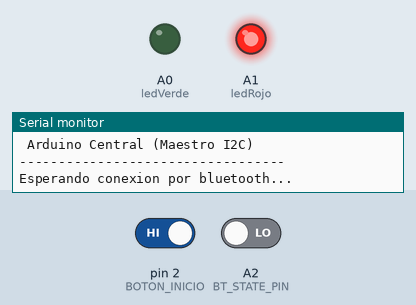
This sketch was run on a simulated Arduino Uno, built with avr-gcc and run on an emulated ATmega328P. On the bench: output pins drawn as LEDs (lit = HIGH), the last lines printed to the serial monitor. Inputs (shaded band) come from the test bench; at power-on: A2 (BT_STATE_PIN) LOW, pin 2 (BOTON_INICIO) HIGH.

Above: at 1.2 s.
1.3 s: A2 (BT_STATE_PIN) driven HIGH
At 2.5 s:
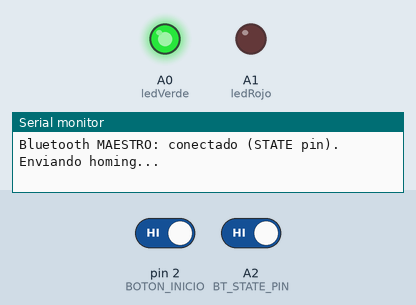
8.5 s: A2 (BT_STATE_PIN) driven LOW
At 9.6 s:
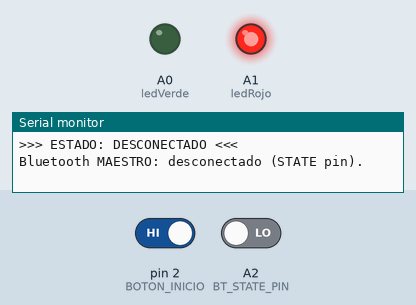
10.1 s: pin 2 (BOTON_INICIO) driven LOW and A2 (BT_STATE_PIN) driven HIGH
At 11.6 s:
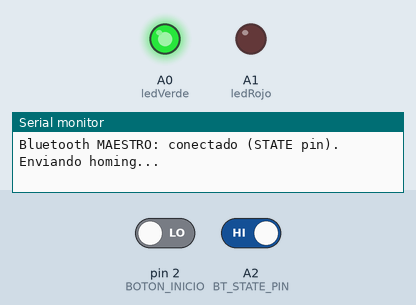
Timing chart, 0 to 13.1 s (numbered marks = the images above; inputs shaded):
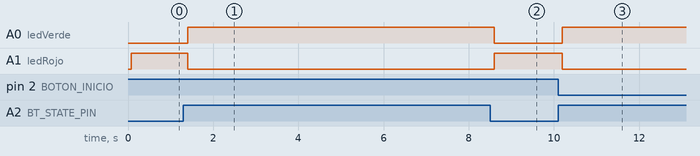

The sketch:

new_tablero.ino
```cpp
// ---------------------------------------------------------------------------------------
// Código para Arduino Nano Central (MAESTRO I2C) - Archivo Único
// Solicita datos de 2 Arduinos de columna (Esclavos I2C, 4 resistencias cada uno)
// y un tercer Arduino (Esclavo I2C, Bloque de Control de 3 resistencias).
// Consolida los valores de resistencia en un array de 11 posiciones.
// Nota: Utilizamos A4 y A5 para la comunicacion I2C con cada columna y con los LEDS de cada ficha.
// El movimiento del robot es en direcciones cardinales fijas (arriba, abajo, izquierda, derecha)
// ---------------------------------------------------------------------------------------

#include <Wire.h>                     // Librería para comunicación I2C
#include <SoftwareSerial.h>           // Libreria para comunicacion Bluetooth
#include <Adafruit_PWMServoDriver.h>  // Librería para el PCA9685 - Controlador de Leds de las fichas

#define BOTON_INICIO 2  // Pin del botón (con resistencia pull-up)

SoftwareSerial mySerial(10, 11); // RX, TX para Bluetooth

// Direcciones I2C de los Arduinos esclavos: Columna 1, Columna 2, Bloque de Control
const int SLAVE_ADDRESSES[] = { 0x01, 0x02, 0x03 };

// Arrays para almacenar los datos
float allResistances[11];         // Almacena todas las 11 resistencias leídas
float instruccionesColumnas[8];   // Las primeras 8 instrucciones (de las 2 columnas)
float bloqueControl[3];           // El bloque de control (las últimas 3 posiciones)

// Snapshot estable para ejecución (evita incoherencias al pausar/reanudar)
float instruccionesSnapshot[8];
float bloqueControlSnapshot[3];

// --- DEFINICIONES DE ACCIONES ---
enum ActionType {
  MOVER_ARRIBA = 1,     // Resistencia 800-1600 Ohms                   - 1K
  MOVER_ABAJO = 2,      // Resistencia 100-600 Ohms                    - 220omh
  MOVER_IZQUIERDA = 3,  // Resistencia 3k-6k Ohms                      - 4.7k
  MOVER_DERECHA = 4,    // Resistencia 1.7k-2.6k Ohms                  - 2k
  BLOQUE_CONTROL = 5,   // Resistencia 70k-110k Omhs                   - 100k
  MELODIA_1 = 6,        // Resistencia 7k-15k Ohms                     - 10k
  DO_HOMMING = 7,
};

// --- UNIÓN PARA CONVERTIR FLOAT A BYTES Y VICEVERSA ---
union FloatBytes {
  float f;    // El valor flotante
  byte b[4];  // Sus 4 bytes constituyentes
};

// --- ESTADO GLOBAL DEL ROBOT ---
int robotX = 0;  // Posición actual en X (columna de la cuadrícula 0-4)
int robotY = 0;  // Posición actual en Y (fila de la cuadrícula 0-4)

// Crea un objeto PCA9685 , con Direccion 0x40 para comunicacion I2C con el driver Pca9685 que controlara los LEDS de las instrucciones
Adafruit_PWMServoDriver pwm = Adafruit_PWMServoDriver(0x40, Wire);

// Define el número total de LEDs que vas a controlar
const int NUM_LEDS = 11; // 8 instrucciones de columnas + 3 de bloque de control

// Define los valores de brillo (PWM)
// El PCA9685 tiene una resolución de 12 bits, lo que significa un rango de 0 a 4095.
const int BRILLO_OFF = 0;            // LED apagado
const int BRILLO_20_PORCIENTO = 100; // 20% de 4095
const int BRILLO_100_PORCIENTO = 4095; // LED al máximo brillo

// ---  VARIABLES GLOBALES PARA LA MÁQUINA DE ESTADOS Y BOTÓN ---
enum SystemState { ESTADO_LEER, ESTADO_CORRER, ESTADO_PAUSA, ESTADO_REINICIO };
SystemState estadoSistemaActual = ESTADO_LEER;
int actualInstruccionIndex = 0; // Índice de la instrucción actual en la secuencia principal (0-7)

// Estado de ejecución reanudable del BLOQUE_CONTROL
bool blockControlActivo = false;
int blockControlOwnerIndex = -1;
int blockControlSubIndex = 0;

// Variables para el manejo del botón (Debouncing y Pulsación Larga)
unsigned long lastButtonStateChangeTime = 0;
unsigned long buttonPressStartTime = 0;
bool lastButtonReading = HIGH; // INPUT_PULLUP, HIGH cuando no está presionado
bool currentButtonReading = HIGH;
bool longPressTriggered = false; // Flag para saber si una pulsación larga ya fue manejada

const unsigned long BUTTON_DEBOUNCE_DELAY = 50;  // ms de delay para debounce
const unsigned long LONG_PRESS_THRESHOLD = 1500; // 1.5 segundos para pulsación larga

// Variable para el retardo no bloqueante entre acciones
unsigned long lastActionExecutionTime = 0;
const unsigned long DELAY_POR_INSTRUCCION = 100; // 100 ms de retraso entre la ejecución de acciones

// --- Opciones de detección de conexión Bluetooth ---
#define BT_STATE_PIN A2
const int ledVerde = A0; // LED de Conectado
const int ledRojo = A1;  // LED de Desconectado
bool conectado = false;  // LED state helper

// Variables de estado para detección
bool btConnected = false; // estado lógico (basado en STATE pin)
bool homingDone = false;  // Bandera para evitar ejecutar homing más de una vez por conexión

// Variables para debounce del pin STATE
int btRawLast = LOW;
int btStableState = LOW;
unsigned long btLastDebounceTime = 0;
const unsigned long BT_STATE_DEBOUNCE_MS = 100; // tiempo de debounce para pin STATE (ms)

// --- DECLARACIÓN DE FUNCIONES---
void leerTodasColumnas();                                  // Leer los datos de los 3 esclavos I2C
void copiarArrays();                                       // Copiar los datos leídos a las variables globales
void capturarSnapshotInstrucciones();                      // Congelar instrucciones para la corrida actual
void botonPulsaciones();                                   // Manejar el botón
void ejecutarSiguienteInstruccion();                       // Ejecutar una sola instrucción
void enviarBluetooth(ActionType action, int globalIndex);  // Ejecutar una acción específica
void ejecutarBlockControl(int globalIndexPrincipal);       // Ejecutar la lógica del bloque de control
void esperarNoBloqueante(unsigned long duracionMs);        // Espera no bloqueante procesando botón/estado
void resetEstadoBloqueControl();                            // Reinicia estado interno de subrutina BLOQUE_CONTROL
void setBrilloLeds(int ledIndex, int brightness);          // Establecer el brillo de un LED
bool validarPosicionXY(int x, int y);                      // Validar si una posición (x,y) es válida en la cuadrícula
String getAccionText(ActionType action);                   // Obtener el texto descriptivo de una acción
int manejoLedBT(int stableState);

void setup() {
  Serial.begin(9600);  // Para comunicación con el Monitor Serial del PC

  pinMode(BT_STATE_PIN, INPUT);
  pinMode(ledVerde, OUTPUT);
  pinMode(ledRojo, OUTPUT);

  while (!Serial) {
    ;
  }

  Wire.begin();

  pwm.begin();
  pwm.setPWMFreq(1600);

  for (int q = 0; q < NUM_LEDS; q++) {
    pwm.setPWM(q, 0, BRILLO_20_PORCIENTO);
  }

  pinMode(BOTON_INICIO, INPUT_PULLUP);

  Serial.println("----------------------------------");
  Serial.println(" Arduino Central (Maestro I2C) ");
  Serial.println("----------------------------------");
  Serial.println("Esperando conexion por bluetooth...");

  mySerial.begin(9600);

  int s = digitalRead(BT_STATE_PIN);
  btConnected = (s == HIGH);
  btRawLast = s;
  btStableState = s;
  btLastDebounceTime = millis();
  manejoLedBT(s);

  while (digitalRead(BOTON_INICIO) == LOW) { delay(5); }
  lastButtonReading = HIGH;
  currentButtonReading = HIGH;
}

void loop() {
  int raw = digitalRead(BT_STATE_PIN);
  if (raw != btRawLast) {
    btLastDebounceTime = millis();
    btRawLast = raw;
  }

  if ((millis() - btLastDebounceTime) > BT_STATE_DEBOUNCE_MS && raw != btStableState) {
    btStableState = raw;
    manejoLedBT(btStableState);

    if (btStableState == HIGH && !btConnected) {
      btConnected = true;
      Serial.println("Bluetooth MAESTRO: conectado (STATE pin). Enviando homing...");
      if (!homingDone) {
        // mySerial.println(DO_HOMMING);
        homingDone = true;
      }
    } else if (btStableState == LOW && btConnected) {
      btConnected = false;
      homingDone = false;
      Serial.println("Bluetooth MAESTRO: desconectado (STATE pin).");
      while (mySerial.available()) { mySerial.read(); }
    }
  }

  if (!btConnected) {
    return;
  }

  botonPulsaciones();

  switch (estadoSistemaActual) {
    case ESTADO_LEER:
    case ESTADO_PAUSA:
      leerTodasColumnas();
      copiarArrays();
      break;

    case ESTADO_REINICIO:
      Serial.println("Estado REINICIO: enviando '7' al CNC para reinicio/accion.");
      mySerial.println(7);
      delay(100);
      resetEstadoBloqueControl();
      estadoSistemaActual = ESTADO_LEER;
      actualInstruccionIndex = 0;
      lastActionExecutionTime = millis();
      break;

    case ESTADO_CORRER:
      if (millis() - lastActionExecutionTime >= DELAY_POR_INSTRUCCION) {
        if (actualInstruccionIndex < 8) {
          ejecutarSiguienteInstruccion();
          lastActionExecutionTime = millis();
        } else {
          Serial.println("Secuencia principal finalizada.");
          mySerial.println(11);
          resetEstadoBloqueControl();
          estadoSistemaActual = ESTADO_LEER;
          actualInstruccionIndex = 0;
          for (int i = 0; i < NUM_LEDS; i++) {
            setBrilloLeds(i, BRILLO_20_PORCIENTO);
          }
        }
      }
      break;
  }
}

// ------------------------------------------------------------------------
// FUNCION MANEJO DE LED BLUETOOTH
// ------------------------------------------------------------------------
int manejoLedBT(int stableState) {
  bool prev = conectado;

  if (stableState == HIGH) {
    digitalWrite(ledVerde, HIGH);
    digitalWrite(ledRojo, LOW);
    conectado = true;
  } else {
    digitalWrite(ledVerde, LOW);
    digitalWrite(ledRojo, HIGH);
    conectado = false;
  }

  if (conectado && !prev) {
    Serial.println(">>> ESTADO: CONECTADO <<<");
    Serial.println("Estado actual: IDLE (esperando boton para iniciar)");
  } else if (!conectado && prev) {
    Serial.println(">>> ESTADO: DESCONECTADO <<<");
  }

  return conectado ? 1 : 0;
}

// Espera no bloqueante: permite pausar/reiniciar durante la espera
void esperarNoBloqueante(unsigned long duracionMs) {
  unsigned long inicio = millis();
  while (millis() - inicio < duracionMs) {
    botonPulsaciones();
    if (!btConnected || estadoSistemaActual != ESTADO_CORRER) {
      break;
    }
  }
}

void resetEstadoBloqueControl() {
  blockControlActivo = false;
  blockControlOwnerIndex = -1;
  blockControlSubIndex = 0;
}

// -------------------------------------------------------------------------
// FUNCIONES DE MANEJO DEL BOTÓN
// -------------------------------------------------------------------------
void botonPulsaciones() {
  bool reading = digitalRead(BOTON_INICIO);

  if (reading != lastButtonReading) {
    lastButtonStateChangeTime = millis();
  }

  if ((millis() - lastButtonStateChangeTime) > BUTTON_DEBOUNCE_DELAY) {
    if (reading != currentButtonReading) {
      currentButtonReading = reading;

      if (currentButtonReading == LOW) {
        buttonPressStartTime = millis();
        longPressTriggered = false;
      } else {
        if (!longPressTriggered) {
          if (estadoSistemaActual == ESTADO_LEER) {
            Serial.println("Boton: INICIO de secuencia.");
            capturarSnapshotInstrucciones();
            resetEstadoBloqueControl();
            estadoSistemaActual = ESTADO_CORRER;
            actualInstruccionIndex = 0;
            lastActionExecutionTime = millis();
          } else if (estadoSistemaActual == ESTADO_CORRER) {
            Serial.println("Boton: PAUSA de secuencia.");
            estadoSistemaActual = ESTADO_PAUSA;
          } else if (estadoSistemaActual == ESTADO_PAUSA) {
            Serial.println("Boton: REANUDAR secuencia.");
            estadoSistemaActual = ESTADO_CORRER;
            lastActionExecutionTime = millis();
          }
        }
      }
    }
  }

  if (currentButtonReading == LOW && !longPressTriggered) {
    if ((millis() - buttonPressStartTime) >= LONG_PRESS_THRESHOLD) {
      Serial.println("Boton: REINICIO COMPLETO (pulsacion larga).");
      longPressTriggered = true;
      estadoSistemaActual = ESTADO_REINICIO;
      actualInstruccionIndex = 0;
      resetEstadoBloqueControl();
      for (int i = 0; i < NUM_LEDS; i++) {
        setBrilloLeds(i, BRILLO_20_PORCIENTO);
      }
      mySerial.print(10);
      delay(6000);
      estadoSistemaActual = ESTADO_LEER;
      robotX = 0;
      robotY = 0;
    }
  }

  lastButtonReading = reading;
}

// -------------------------------------------------------------------------
// FUNCIONES DE LECTURA Y PROCESAMIENTO
// -------------------------------------------------------------------------
void leerTodasColumnas() {

    allResistances[0] = 5;  //Bloque de control
    allResistances[1] = 5;  //Bloque de control
    allResistances[2] = 1;  //Arriba
    allResistances[3] = 3;  //izquierda
    allResistances[4] = 3;  //izquierda
    allResistances[5] = 2;  //abajo
    allResistances[6] = 2;  //abajo
    allResistances[7] = 3;  //izquierda

    allResistances[8] = 4;  //derecha
    allResistances[9] = 4;  //derecha
    allResistances[10] = 1;  //arriba

    return;

    int currentGlobalIndex = 0;

    for (int col = 0; col < 2; col++) {
        int slaveAddress = SLAVE_ADDRESSES[col];
        int floatsToRequest = 4;
        int bytesToRequest = floatsToRequest * sizeof(float);

        Wire.requestFrom(slaveAddress, bytesToRequest);

        FloatBytes fb;
        for (int i = 0; i < floatsToRequest; i++) {
        if (Wire.available() >= sizeof(float)) {
            for (int j = 0; j < sizeof(float); j++) {
            fb.b[j] = Wire.read();
            }
            allResistances[currentGlobalIndex++] = fb.f;
        } else {
            allResistances[currentGlobalIndex++] = -1.0;
        }
        }
        delay(10);
    }

    int blockControlSlaveAddress = SLAVE_ADDRESSES[2];
    int floatBloqueControl = 3;
    int bytesToRequest = floatBloqueControl * sizeof(float);

    Wire.requestFrom(blockControlSlaveAddress, bytesToRequest);

    FloatBytes fb;
    for (int i = 0; i < floatBloqueControl; i++) {
        if (Wire.available() >= sizeof(float)) {
        for (int j = 0; j < sizeof(float); j++) {
            fb.b[j] = Wire.read();
        }
        allResistances[currentGlobalIndex++] = fb.f;
        } else {
        allResistances[currentGlobalIndex++] = -1.0;
        }
    }
    delay(10);

    // Actualizar LEDs al 20% para las fichas presentes cuando se lee en IDLE/PAUSED
    // Esta lógica ya está en el loop(), pero la ponemos aquí para ser explícitos
    // que los LEDs se actualizan cada vez que se leen las resistencias.

    for (int i = 0; i < NUM_LEDS; i++) {
        if (allResistances[i] > 0) {
        setBrilloLeds(i, BRILLO_20_PORCIENTO);
        } else {
        setBrilloLeds(i, BRILLO_OFF);
        }
    }
}

void copiarArrays() {
  for (int i = 0; i < 8; i++) {
    instruccionesColumnas[i] = allResistances[i];
  }
  for (int i = 0; i < 3; i++) {
    bloqueControl[i] = allResistances[8 + i];
  }
}

void capturarSnapshotInstrucciones() {
  for (int i = 0; i < 8; i++) {
    instruccionesSnapshot[i] = instruccionesColumnas[i];
  }
  for (int i = 0; i < 3; i++) {
    bloqueControlSnapshot[i] = bloqueControl[i];
  }
}

// -------------------------------------------------------------------------
// FUNCIONES DE EJECUCIÓN DE SECUENCIA
// -------------------------------------------------------------------------
void ejecutarSiguienteInstruccion() {
  float instruccionActual = instruccionesSnapshot[actualInstruccionIndex];
  ActionType actualAction = (ActionType)instruccionActual;

  if (instruccionActual > 0) {
    if (actualInstruccionIndex == 0) {
      mySerial.println(8);
      esperarNoBloqueante(3000);
    }

    if (actualAction == BLOQUE_CONTROL) {
      if (!blockControlActivo) {
        Serial.print("Instruccion ");
        Serial.print(actualInstruccionIndex + 1);
        Serial.println(": Bloque de Control detectado ");
      } else {
        Serial.print("Instruccion ");
        Serial.print(actualInstruccionIndex + 1);
        Serial.print(": Reanudando Bloque de Control en subinstruccion ");
        Serial.println(blockControlSubIndex + 1);
      }
      ejecutarBlockControl(actualInstruccionIndex);

      // Si la subrutina quedó incompleta (por PAUSA/REINICIO/BT), no avanzar instrucción principal
      if (blockControlActivo) {
        return;
      }
    } else {
      enviarBluetooth(actualAction, actualInstruccionIndex);
    }
  } else {
    Serial.print("Instruccion ");
    Serial.print(actualInstruccionIndex + 1);
    Serial.println(": S/I ");
  }

  actualInstruccionIndex++;
}

void enviarBluetooth(ActionType action, int globalIndex) {
  Serial.print("Instruccion ");
  Serial.print(globalIndex + 1);
  Serial.print(": ");
  Serial.print(getAccionText(action));

  if (!btConnected) {
    Serial.println("No hay conexion a bluetooth");
    return;
  }

  if (estadoSistemaActual != ESTADO_CORRER) {
    Serial.println("Ejecucion pausada/reiniciada. Accion omitida.");
    return;
  }

  int nextX = robotX;
  int nextY = robotY;

  if (globalIndex >= 0 && globalIndex < NUM_LEDS) {
    setBrilloLeds(globalIndex, BRILLO_100_PORCIENTO);
  }

  switch (action) {
    case MOVER_ARRIBA:
      nextY++;
      break;
    case MOVER_ABAJO:
      nextY--;
      break;
    case MOVER_IZQUIERDA:
      nextX--;
      break;
    case MOVER_DERECHA:
      nextX++;
      break;
    default:
      break;
  }

  bool accionValida = false;
  if (action == MOVER_ARRIBA || action == MOVER_ABAJO || action == MOVER_IZQUIERDA || action == MOVER_DERECHA) {
    if (validarPosicionXY(nextX, nextY)) {
      robotX = nextX;
      robotY = nextY;
      accionValida = true;
    }
  } else if (action == MELODIA_1) {
    accionValida = true;
  }

  if (accionValida) {
    Serial.print(": Accion valida");
    mySerial.println(action);
    Serial.println();
    esperarNoBloqueante(9000);
  }

  if (globalIndex >= 0 && globalIndex < NUM_LEDS) {
    if (allResistances[globalIndex] > 0) {
      setBrilloLeds(globalIndex, BRILLO_20_PORCIENTO);
    } else {
      setBrilloLeds(globalIndex, BRILLO_OFF);
    }
  }
}

void ejecutarBlockControl(int globalIndexPrincipal) {
  if (!blockControlActivo || blockControlOwnerIndex != globalIndexPrincipal) {
    blockControlActivo = true;
    blockControlOwnerIndex = globalIndexPrincipal;
    blockControlSubIndex = 0;

    if (globalIndexPrincipal >= 0 && globalIndexPrincipal < NUM_LEDS) {
      setBrilloLeds(globalIndexPrincipal, BRILLO_100_PORCIENTO);
    }
  }

  for (int i = blockControlSubIndex; i < 3; i++) {
    if (!btConnected || estadoSistemaActual != ESTADO_CORRER) {
      Serial.println("Bloque de control interrumpido por PAUSA/REINICIO o desconexion BT.");
      blockControlSubIndex = i;
      break;
    }

    float controlRawInstruction = bloqueControlSnapshot[i];
    ActionType controlAction = (ActionType)controlRawInstruction;

    if (controlRawInstruction > 0 && controlAction != BLOQUE_CONTROL) {
      enviarBluetooth(controlAction, i + 8);
      if (!btConnected || estadoSistemaActual != ESTADO_CORRER) {
        Serial.println("Bloque de control detenido despues de subinstruccion.");
        blockControlSubIndex = i + 1;
        break;
      }
      blockControlSubIndex = i + 1;
    } else {
      Serial.print("Bloque de control ");
      Serial.print(i + 1);
      Serial.println(": S/I");
      blockControlSubIndex = i + 1;
    }
  }

  // Si terminó las 3 subinstrucciones, cerrar subrutina y liberar avance de instrucción principal
  if (blockControlSubIndex >= 3) {
    if (globalIndexPrincipal >= 0 && globalIndexPrincipal < NUM_LEDS) {
      if (allResistances[globalIndexPrincipal] > 0) {
        setBrilloLeds(globalIndexPrincipal, BRILLO_20_PORCIENTO);
      } else {
        setBrilloLeds(globalIndexPrincipal, BRILLO_OFF);
      }
    }

    resetEstadoBloqueControl();
  }
}

bool validarPosicionXY(int x, int y) {
  const int GRID_SIZE = 5;
  return x >= 0 && x < GRID_SIZE && y >= 0 && y < GRID_SIZE;
}

String getAccionText(ActionType action) {
  switch (action) {
    case MOVER_ARRIBA:    return "Avanzar";
    case MOVER_ABAJO:     return "Retroceder";
    case MOVER_IZQUIERDA: return "Izquierda";
    case MOVER_DERECHA:   return "Derecha";
    case BLOQUE_CONTROL:  return "Bloque de Control";
    case MELODIA_1:       return "Melodia";
    case DO_HOMMING:      return "Reinicio";
    default:              return "Ninguna instruccion / Error";
  }
}

void setBrilloLeds(int ledIndex, int brightness) {
  if (ledIndex >= 0 && ledIndex < NUM_LEDS) {
    pwm.setPWM(ledIndex, 0, brightness);
  }
}
```

Measured:
- after the input at 1.3 s, A0 (ledVerde): LOW → HIGH after 0.10 s; A1 (ledRojo): HIGH → LOW after 0.10 s
- after the input at 8.5 s, A0 (ledVerde): HIGH → LOW after 0.10 s; A1 (ledRojo): LOW → HIGH after 0.10 s
- after the input at 10.1 s, A0 (ledVerde): LOW → HIGH after 0.10 s; A1 (ledRojo): HIGH → LOW after 0.10 s
